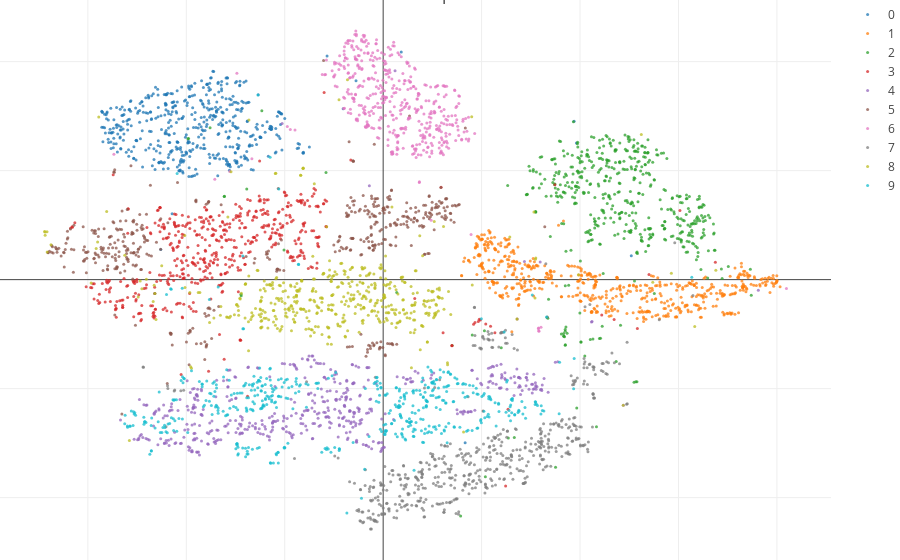

Here is the notebook cell this chart was saved with:
### Code cell
start = time()
plotfor = 5000
plot = TSNE(n_components=2, 
            n_iter=1000,
            n_iter_without_progress=250,
            n_jobs=8,
            random_state=42).fit_transform(X=x_train[:plotfor].reshape(-1,784))

TSNE_2d(plot, y_train[:plotfor].reshape(-1), f'3D tSNE plot{(time()-start):.2f}s')

### Figure 1 — Plotly figure (JSON) as saved in the notebook; plotly's stock layout.template omitted (floating-point values rounded to 4 significant figures; data arrays with more than 128 entries replaced by an {"elided": "..."} marker saying what was removed)
{"data": [{"hoverinfo": "name", "marker": {"line": {"color": [0.8941, 0.102, 0.1098, 1]}, "opacity": 0.75, "size": 3}, "mode": "markers", "name": "0", "text": ["0"], "type": "scatter", "uid": "e36e1bf7-bbcc-4c07-8ecc-4ed3767d33df", "x": {"elided": "495 float values"}, "y": {"elided": "495 float values"}}, {"hoverinfo": "name", "marker": {"line": {"color": [0.8941, 0.102, 0.1098, 1]}, "opacity": 0.75, "size": 3}, "mode": "markers", "name": "1", "text": ["1"], "type": "scatter", "uid": "c53bc3d0-0bb9-46c9-898e-4dbf45f5623b", "x": {"elided": "568 float values"}, "y": {"elided": "568 float values"}}, {"hoverinfo": "name", "marker": {"line": {"color": [0.2157, 0.4941, 0.7216, 1]}, "opacity": 0.75, "size": 3}, "mode": "markers", "name": "2", "text": ["2"], "type": "scatter", "uid": "a6428eae-9e85-453c-84de-e39ae09d0688", "x": {"elided": "512 float values"}, "y": {"elided": "512 float values"}}, {"hoverinfo": "name", "marker": {"line": {"color": [0.302, 0.6863, 0.2902, 1]}, "opacity": 0.75, "size": 3}, "mode": "markers", "name": "3", "text": ["3"], "type": "scatter", "uid": "c090a464-36ea-4ce4-ad48-32dc5fcdc351", "x": {"elided": "522 float values"}, "y": {"elided": "522 float values"}}, {"hoverinfo": "name", "marker": {"line": {"color": [0.5961, 0.3059, 0.6392, 1]}, "opacity": 0.75, "size": 3}, "mode": "markers", "name": "4", "text": ["4"], "type": "scatter", "uid": "b74e6172-7e2e-4b36-830a-1eacc3c15455", "x": {"elided": "487 float values"}, "y": {"elided": "487 float values"}}, {"hoverinfo": "name", "marker": {"line": {"color": [1, 0.498, 0, 1]}, "opacity": 0.75, "size": 3}, "mode": "markers", "name": "5", "text": ["5"], "type": "scatter", "uid": "671e4660-d37a-4ba6-bdb9-4cfba11416b2", "x": {"elided": "450 float values"}, "y": {"elided": "450 float values"}}, {"hoverinfo": "name", "marker": {"line": {"color": [1, 1, 0.2, 1]}, "opacity": 0.75, "size": 3}, "mode": "markers", "name": "6", "text": ["6"], "type": "scatter", "uid": "be53a9c6-c21f-4daf-9799-d79230ea6b01", "x": {"elided": "460 float values"}, "y": {"elided": "460 float values"}}, {"hoverinfo": "name", "marker": {"line": {"color": [0.651, 0.3373, 0.1569, 1]}, "opacity": 0.75, "size": 3}, "mode": "markers", "name": "7", "text": ["7"], "type": "scatter", "uid": "9b096967-157e-4018-abc7-fba7a2ee8f53", "x": {"elided": "528 float values"}, "y": {"elided": "528 float values"}}, {"hoverinfo": "name", "marker": {"line": {"color": [0.9686, 0.5059, 0.749, 1]}, "opacity": 0.75, "size": 3}, "mode": "markers", "name": "8", "text": ["8"], "type": "scatter", "uid": "1162b90c-25da-40fc-9568-89d279e41f6d", "x": {"elided": "479 float values"}, "y": {"elided": "479 float values"}}, {"hoverinfo": "name", "marker": {"line": {"color": [0.6, 0.6, 0.6, 1]}, "opacity": 0.75, "size": 3}, "mode": "markers", "name": "9", "text": ["9"], "type": "scatter", "uid": "e8f9e20e-6081-4f0c-b9a3-ee0945313cc8", "x": {"elided": "499 float values"}, "y": {"elided": "499 float values"}}], "layout": {"margin": {"b": 0, "l": 0, "r": 0, "t": 0}, "title": "3D tSNE plot10.82s"}}
